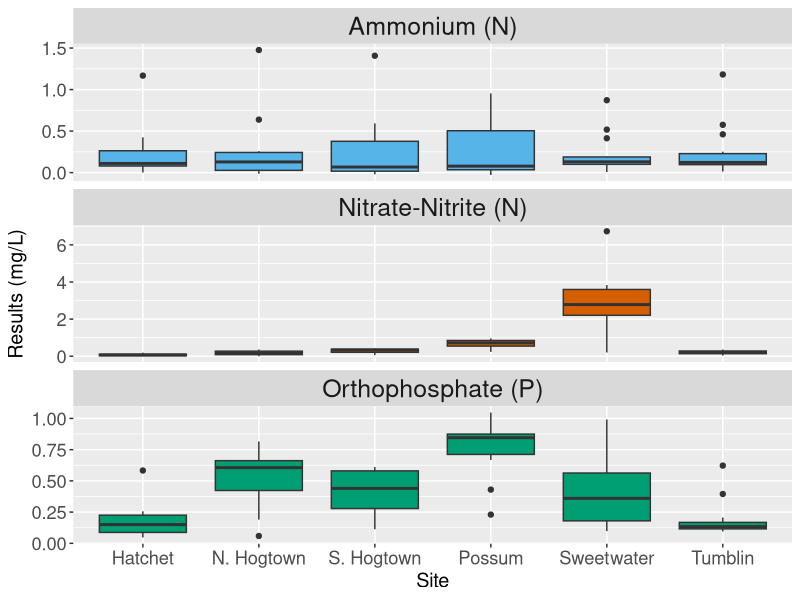
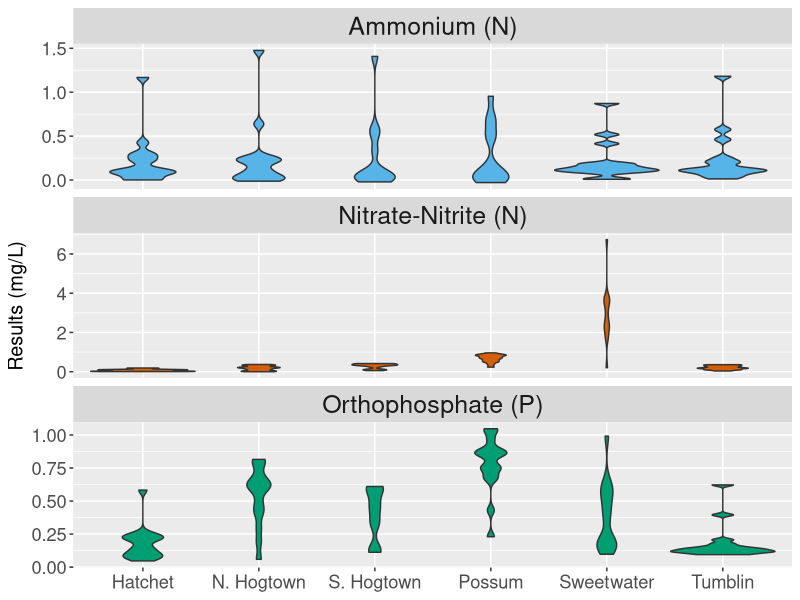
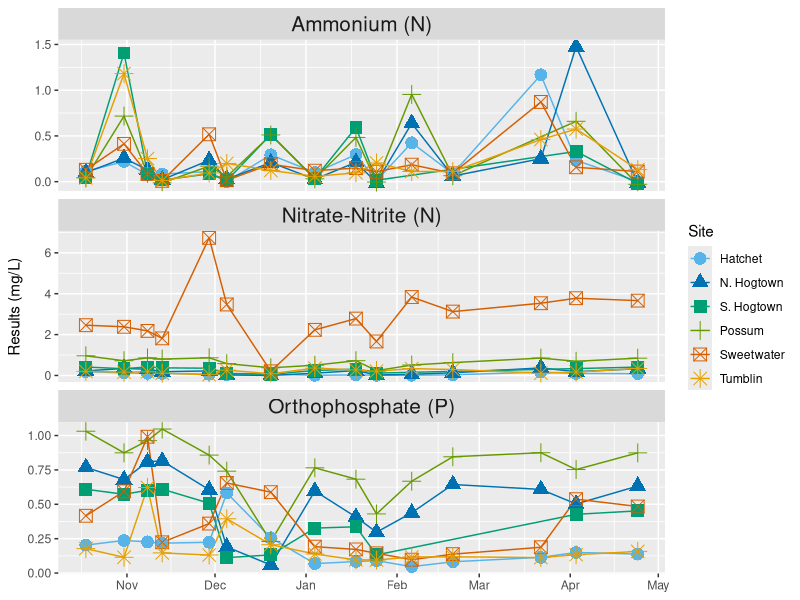
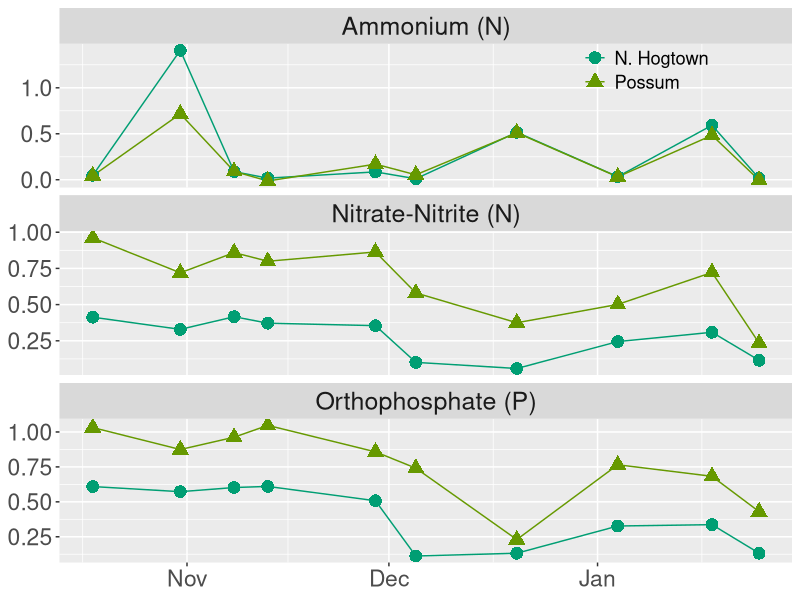
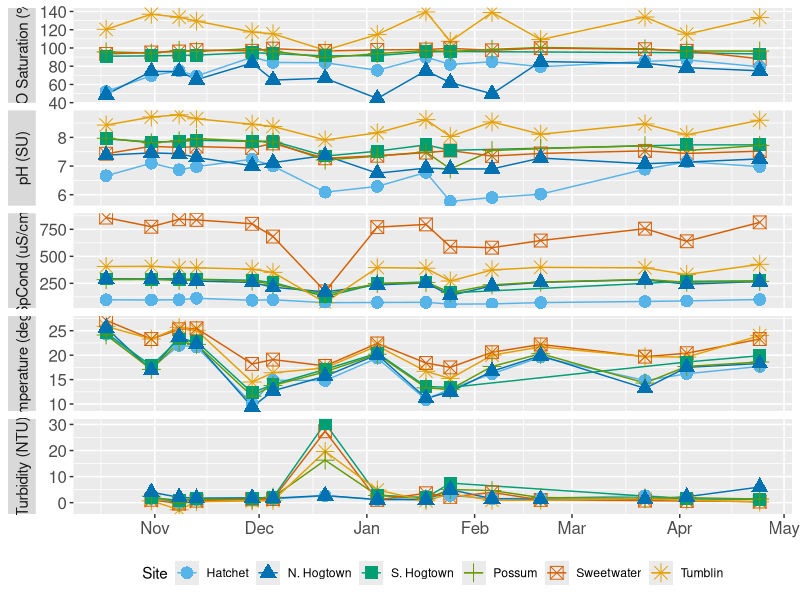
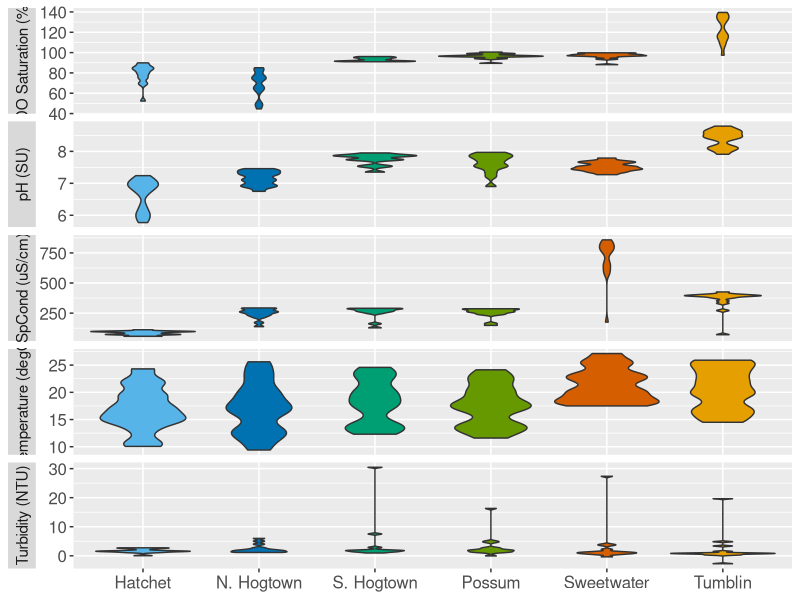

Write the R code that produced these figures, in order.
##Data run for SFS conference on 5/19/2019

##Parameter List with Units
#DO - dissolved oxygen (mg/L)
#DO_Sat - dissolved oxygen saturation (%)
#Temp - water temperature (deg C)
#SpCond - specific conductivity (uS/cm)
#pH - pH (SU)
#Turb - turbidity (NTU)

####NOx, O_P, NH4 all filtered samples###

#NOx - Nitrate(NO3)-Nitrite(NO2)-N (mg/L)
#OP - orthophosphate(P) (mg/L)
#NH4 - ammonia(N) (mg/L)

####Sample Replications (col = Rep) 
#a = 1; b = 2; c = 3; d = not a rep just a reading

########################Call in and format data########################################

#call in packages

library(tidyverse)
library(lubridate)
library(RColorBrewer)

#set working directory

setwd('C:/Users/Emily/Documents/gnv_streams/SFS Poster')

#call in data file

data_nut = read_csv('gnv_nutrientdata_20190502.csv', col_types = cols(
  Site = col_character(),
  REP = col_character(),
  Date = col_date(format = "%m/%d/%Y"),
  Time = col_time(format = ""),
  Analyte = col_character(),
  Result = col_double()))#nutrient data; fixed date format for date column


data_fp = read_csv('gnv_fpdata_20190502.csv', col_types = cols(
  Site = col_character(),
  Date = col_date(format = "%m/%d/%Y"),
  Time = col_time(format = ""),
  Analyte = col_character(),
  Result = col_double()))#field parameter data


#change date to show only as month; will need to change as POR spans > than 1 year

#lubridate::floor_date(data_nut$Date, unit = 'month')
#lubridate::floor_date(data_fp$Date, unit = 'month')

#####Nutrient Faceted Boxplot (nbp)####

nd2 = data_nut %>% 
  group_by(Date, Site, Analyte) %>%
  summarise(mean = mean(Result))


#nd2

windows()
npb = ggplot(nd2, aes(x = Site, y = mean, fill = Analyte)) +
  geom_boxplot() + ylab('Results (mg/L)')

npb2 = npb + scale_x_discrete(labels = c('Hatchet', 'N. Hogtown', 'S. Hogtown', 'Possum', 'Sweetwater', 'Tumblin'))

npb3 = npb2 + facet_wrap( . ~ Analyte , scales = 'free_y', nrow = 3, 
                         labeller = as_labeller(c(NH4 = "Ammonium (N)", 
                                                  NOx = "Nitrate-Nitrite (N)", 
                                                  OP = 'Orthophosphate (P)'))) +
  theme(strip.text = element_text(size = 18)) +
  scale_fill_manual(values = c('#56B4E9','#D55E00', '#009E73' )) + guides(fill = FALSE) +
  theme(axis.text = element_text(size = rel(1.2))) + 
  theme(axis.title = element_text(size = rel(1.3)))



npb3

######Nutrient Violins (nvp)#####

windows()
nvp = ggplot(nd2, aes(x = Site, y = mean, fill = Analyte)) +
  geom_violin(scale = 'count', adjust = 0.5) + ylab('Results (mg/L)')

nvp2 = nvp + scale_x_discrete(labels = c('Hatchet', 'N. Hogtown', 'S. Hogtown', 'Possum', 'Sweetwater', 'Tumblin'))#change the names on the x axis, use discrete since non-numeric values


nvp3 = nvp2 + facet_wrap( . ~ Analyte , scales = 'free_y', nrow = 3, 
                         labeller = as_labeller(c(NH4 = "Ammonium (N)", 
                                                  NOx = "Nitrate-Nitrite (N)", 
                                                  OP = 'Orthophosphate (P)'))) +
  theme(strip.text = element_text(size = 18)) +
  scale_fill_manual(values = c('#56B4E9','#D55E00', '#009E73' )) + guides(fill = FALSE) +
  theme(axis.text = element_text(size = rel(1.2))) + 
  theme(axis.title = element_text(size = rel(1.3))) +
  theme(axis.title.x = element_blank())


nvp3

#####Nutrient Time-Series (nts)#####

windows()
nut_ts = ggplot(nd2, aes(x = Date, y = mean, fill = Site))

nts = nut_ts + geom_line(aes(group = Site, color = Site)) + ylab('Results (mg/L)') +
  geom_point(size = 4, aes(x=Date, color = Site, shape = Site)) +
  scale_x_date(date_breaks = 'month', date_labels = '%b') +
  facet_wrap( . ~ Analyte , scales = 'free_y', nrow = 3, 
              labeller = as_labeller(c(NH4 = "Ammonium (N)", 
                                       NOx = "Nitrate-Nitrite (N)", 
                                       OP = 'Orthophosphate (P)'))) + 
  theme(strip.text = element_text(size = 15))

nts2 = nts + scale_color_manual(values = c('#56B4E9', '#0072B2', '#009E73', '#669900',  '#D55E00', '#E69F00' ), #assign specific colors 
                                labels = c('Hatchet', 'N. Hogtown', 'S. Hogtown', 'Possum', 'Sweetwater', 'Tumblin')) + #rename sites
  scale_shape_discrete(labels = c('Hatchet', 'N. Hogtown', 'S. Hogtown', 'Possum', 'Sweetwater', 'Tumblin')) + #since sorted by color and shape must rename in both
  guides(fill = FALSE) +
  theme(axis.title.x = element_blank()) #remove x-axis title of "date"...unecessary

nts2


#####Nutrient Data of just Possum Creek and Hogtown Upstream (pchu_ts)#####

windows()

pchu = data_nut %>% 
  filter(Date >= as.Date('2018-10-18') & Date <=  as.Date('2019-01-25') ) %>%
  filter(Site == 'HOGNW16' | Site == 'POSNW16') %>%
  group_by(Date, Site, Analyte) %>%
  summarise(mean = mean(Result))

#only using data from before january because HOGNW16 has been closed for construction and the gap in data looks wierd

#pchu

pchu_nut_ts = ggplot(pchu, aes(x = Date, y = mean, fill = Site))

pchu_ts = pchu_nut_ts + geom_line(aes(group = Site, color = Site)) + ylab('Results (mg/L)') + 
  geom_point(size = 4, aes(x=Date, color = Site, shape = Site)) + 
  scale_x_date(date_breaks = 'month', date_labels = '%b') +
  facet_wrap( . ~ Analyte , scales = 'free_y', nrow = 3, 
              labeller = as_labeller(c(NH4 = "Ammonium (N)", 
                                       NOx = "Nitrate-Nitrite (N)", 
                                       OP = 'Orthophosphate (P)'))) +
  theme(strip.text = element_text(size = 18)) + 
  scale_color_manual(values = c('#009E73', '#669900'), labels = c('N. Hogtown', 'Possum')) +
  guides(fill = FALSE) +
  scale_shape_discrete(labels = c('N. Hogtown', 'Possum')) +
  theme(axis.text = element_text(size = rel(1.5))) + 
  theme(axis.title = element_blank()) +
  theme(legend.position = c(0.8, 0.95)) +
  theme(legend.background = element_blank()) +
  theme(legend.key = element_blank(), 
        legend.text = element_text(size = rel(1.2))) +
  theme(legend.title = element_blank())

pchu_ts

#####Field Parameter Time Series####

windows()

fp2 = data_fp %>% 
  filter(Analyte == 'DO_Sat' | Analyte == 'pH' | Analyte == 'SpCond' | Analyte == 'Temp' | Analyte == 'Turb') %>%
  group_by(Date, Site, Analyte)

#fp2

field_param_ts = ggplot(fp2, aes(x = Date, y = Result))

fpts = field_param_ts + geom_line(aes(group = Site, color = Site)) + ylab(NULL) + 
  geom_point(size = 4, aes(x=Date, color = Site, shape = Site)) + 
  scale_x_date(date_breaks = 'month', date_labels = '%b') +
  facet_wrap( . ~ Analyte , scales = 'free_y', nrow = 5, 
              strip.position = 'left',
              labeller = as_labeller(c(DO_Sat = "DO Saturation (%)", 
                                       pH = 'pH (SU)', 
                                       SpCond = 'SpCond (uS/cm)', 
                                       Temp = 'Temperature (degC)', 
                                       Turb = 'Turbidity (NTU)' ))) + 
  theme(strip.placement = 'outside', strip.text = element_text(size = 11), 
        axis.text = element_text(size = rel(1.1)), 
        axis.title.x = element_blank(),
        legend.position = 'bottom')

fpts + scale_color_manual(values = c('#56B4E9', '#0072B2', '#009E73', '#669900',  '#D55E00', '#E69F00' ), 
                          labels = c('Hatchet', 'N. Hogtown', 'S. Hogtown', 'Possum', 'Sweetwater', 'Tumblin')) +
  scale_shape_discrete(labels = c('Hatchet', 'N. Hogtown', 'S. Hogtown', 'Possum', 'Sweetwater', 'Tumblin')) + 
  guides(fill = FALSE, col = guide_legend(nrow = 1)) 


#####Field Parameter Violin (fpv)#####

windows()

fvp = ggplot(fp2, aes(x = Site, y = Result, fill = Site)) +
  geom_violin(scale = 'count', adjust = 0.5) + ylab(NULL)
  

fpv2 = fvp + facet_wrap( . ~ Analyte , scales = 'free_y', nrow = 5, 
              strip.position = 'left',
              labeller = as_labeller(c(DO_Sat = "DO Saturation (%)", 
                                       pH = 'pH (SU)', 
                                       SpCond = 'SpCond (uS/cm)', 
                                       Temp = 'Temperature (degC)', 
                                       Turb = 'Turbidity (NTU)' ))) + 
  theme(strip.placement = 'outside', strip.text = element_text(size = 11)) +
          scale_fill_manual(values = c('#56B4E9', '#0072B2', '#009E73', '#669900',  '#D55E00', '#E69F00'), 
                            labels = c('Hatchet', 'N. Hogtown', 'S. Hogtown', 'Possum', 'Sweetwater', 'Tumblin')) + 
          scale_x_discrete(labels = c('Hatchet', 'N. Hogtown', 'S. Hogtown', 'Possum', 'Sweetwater', 'Tumblin')) +
          guides(fill = FALSE) +
          theme(axis.text = element_text(size = rel(1.1))) +
          theme(axis.title.x = element_blank())+
          theme(legend.position = 'bottom')

fpv2

